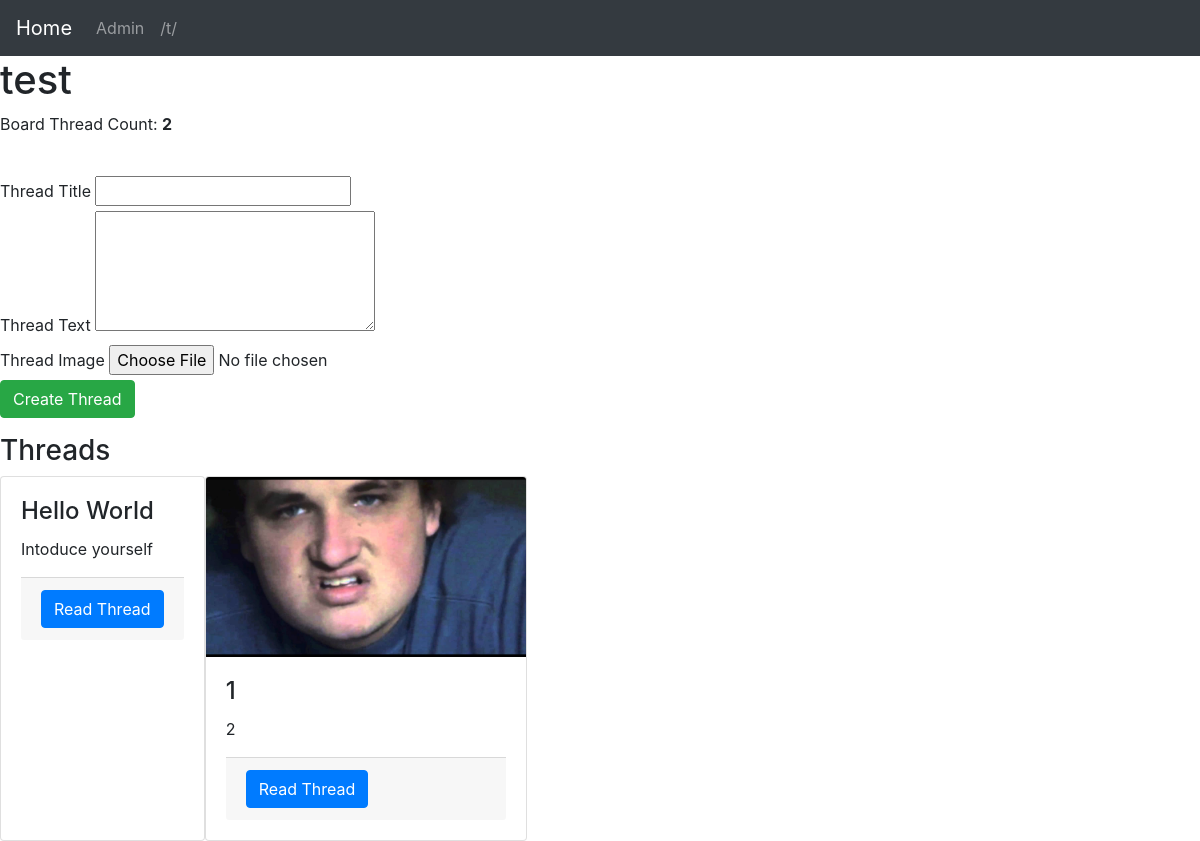
/t/, run on an earlier commit of the app's database.
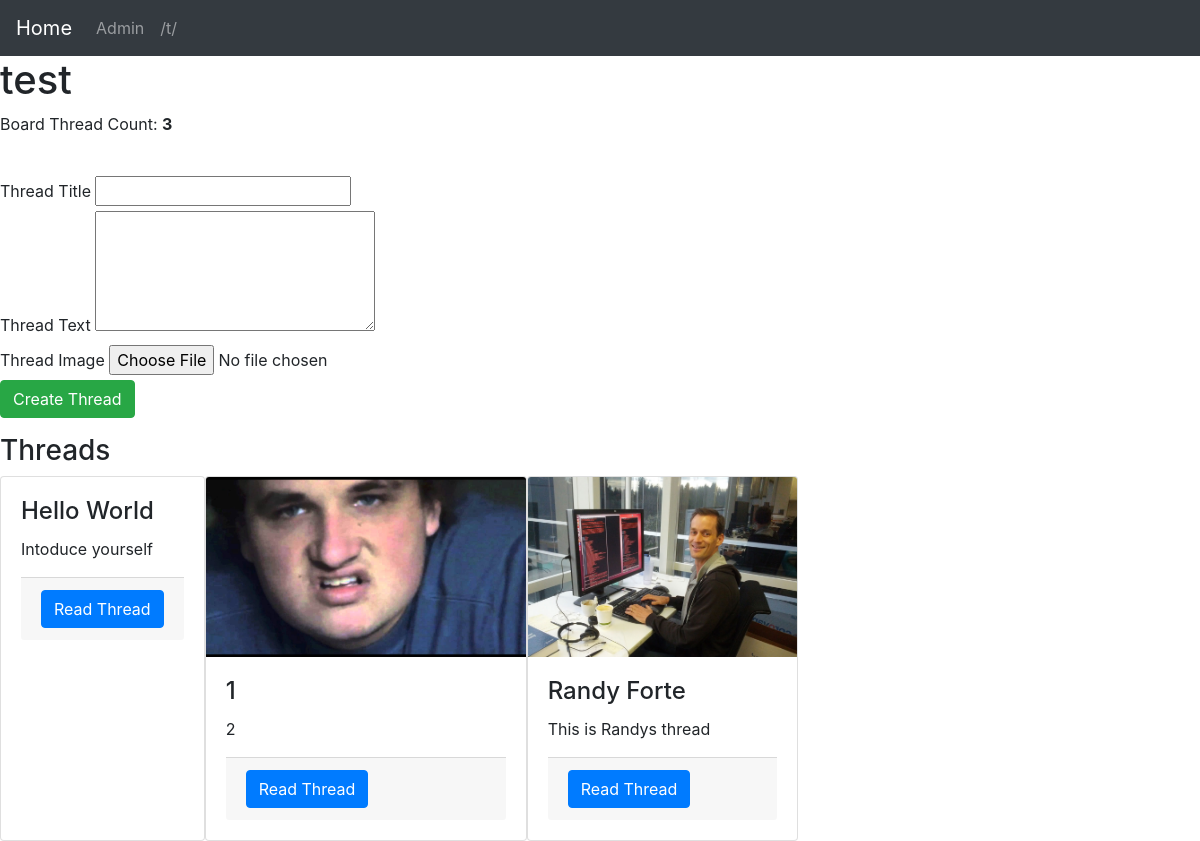
And on a later commit of the database.
### chan_app/models.py (models this page shows, shortened)
class Board(models.Model):
    board_name = models.CharField(max_length=255)
    slug = models.SlugField(max_length=3)

class Thread(models.Model):
    board = models.ForeignKey(Board,on_delete=models.CASCADE,related_name='threads')
    thread_name = models.CharField(max_length=255)
    thread_text = models.CharField(max_length=255,null=True)
    thread_image = models.ImageField(blank=True,null=True,upload_to='thread_images')

### chan_app/views.py (the view, shortened to what this page needs)
# urls.py: url(r'^(?P<slug>[-\w]+)/$',views.BoardDetailView.as_view(),name='boarddetail'),
class BoardDetailView(DetailView):
    context_object_name = 'board_detail'
    model = models.Board
    template_name = 'chan_app/board_detail.html'
    def get_context_data(self,**kwargs):
        data = super().get_context_data(**kwargs)
        threads = models.Thread.objects.all()
        boards = models.Board.objects.all()
        data['boards'] = boards
        threadCount = 0
        for thread in threads:
            if str(thread.board.slug) == self.kwargs['slug']:
                threadCount= threadCount + 1
        data['thread_count'] = threadCount
        return data

### chan_app/templates/chan_app/board_detail.html (shortened to what this page needs)
{%extends 'chan_app/base.html'%}
{%block bodyblock%}
  <h1>{{board_detail.board_name}}</h1>
  <p>Board Thread Count: <strong>{{thread_count}}</strong></p>
  <br />
  <form action="{% url 'chan_app:boarddetail' board_detail.slug %}"
  method="POST" enctype="multipart/form-data">
    <div class="form-group">
      <label>Thread Title</label>
      <input name="thread_name" type="text">
      <br>
      <label>Thread Text</label>
      <textarea name="thread_text" style="width:280px;height:120px;"></textarea>
      <br>
      <label>Thread Image</label>
      <input name="thread_image" type="file" required>
      <br/>
      <input type="submit" value="Create Thread" class ="btn btn-success">
    </div>
  </form>
<h3>Threads</h3>
  <div class="" style="min-width: 40rem;">
    <div class="flex-container">
    {%for thread in board_detail.threads.all%}
      <div class="card">
        {% if thread.thread_image %}
          <img class="card-img-top" src="{{thread.thread_image.url}}"
          alt="{{thread.thread_image.url}}" style="width:auto;height:180px;"/>
        {% endif %}
        <div class="card-body">
          <h4 class="card-title">{{thread.thread_name}}</h4>
          <p class="card-text">{{thread.thread_text}}</p>
          <div class="card-footer">
            <form action="{{thread.id}}">
              <input class="btn btn-primary" type="submit" value="Read Thread"/>
            </form>
          </div>
        </div>
      </div>
    {%endfor%}
    </div>
  </div>
{%endblock%}

### chan_app/templates/chan_app/base.html (shortened to what this page needs)
<!DOCTYPE html>
<html>
  <head>
    <link rel="stylesheet" href="https://maxcdn.bootstrapcdn.com/bootstrap/4.0.0-beta.2/css/bootstrap.min.css">
    {%load static%}
    <link rel="stylesheet" href="{% static 'css/style.css'%}">
  </head>
  <body>
    <nav class="navbar navbar-expand-lg navbar-dark bg-dark">
      <a class="navbar-brand" href="{%url 'chan_app:index'%}">Home</a>
      <ul class="navbar-nav">
        <li class="nav-item"><a class="nav-link" href="{%url 'admin:index'%}">Admin</a></li>
        {%for board in boards%}
        <li class="nav-item"><a class="nav-link" href="{%url 'chan_app:boarddetail' slug=board.slug%}">/{{board.slug}}/</a></li>
        {%endfor%}
      </ul>
    </nav>
    <div>
    {%block bodyblock%}
    {%endblock%}
    </div>
  </body>
</html>

### chan_app/static/css/style.css (style rules this page uses)
.flex-container { display: flex; flex-wrap: wrap; }

What changed in the data, as far as the page shows it:
added Thread: thread_image (picture), thread_name "Randy Forte", thread_text "This is Randys thread"
Also different on the page:
{{ thread_count }}: "2" → "3"
